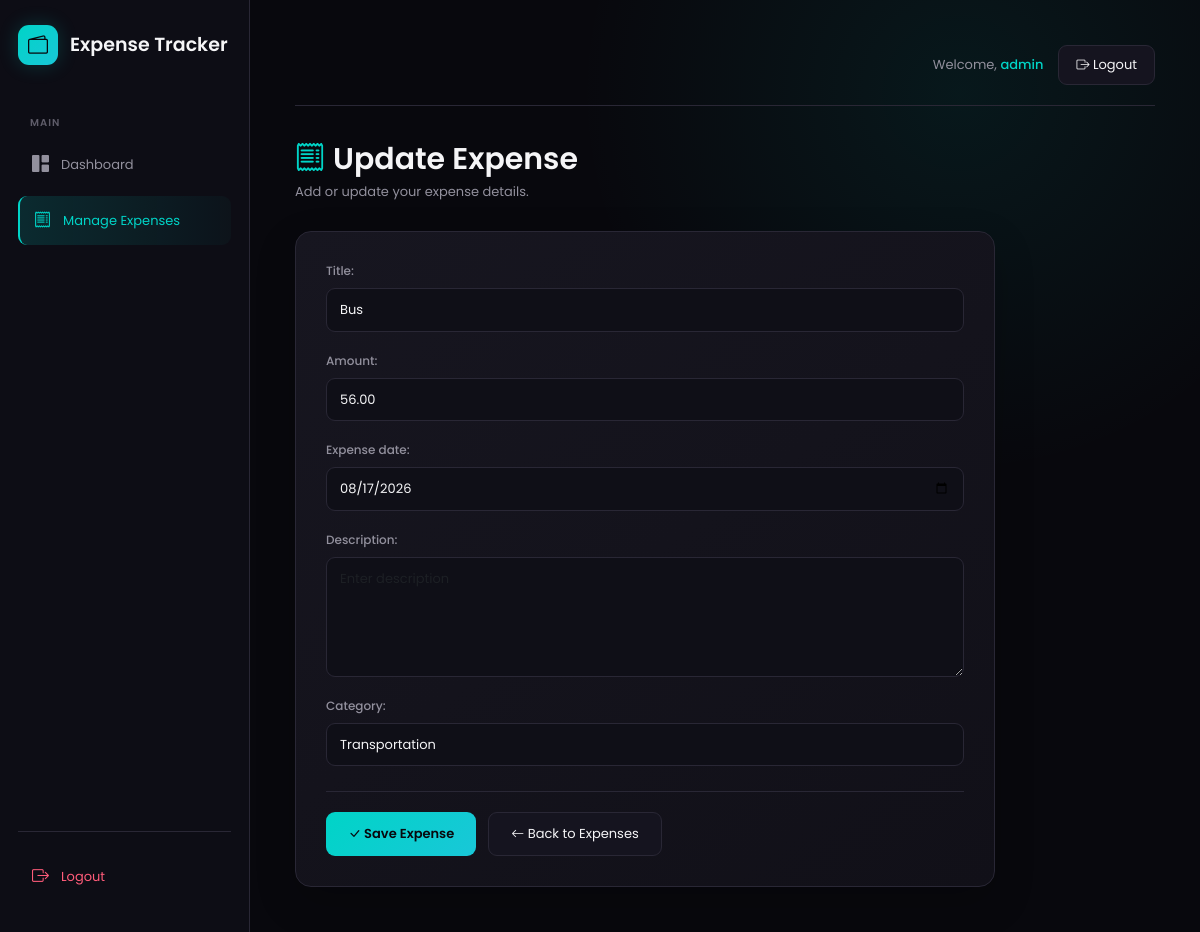
Page /expenses/edit/12/ (signed in) on the committed database.
### accounts/models.py (models this page shows, shortened)
class CustomUser(AbstractUser):
    email = models.EmailField(unique=True)

### expenses/models.py (models this page shows, shortened)
class Expense(models.Model):
    title = models.CharField(max_length=200)
    amount = models.DecimalField(max_digits=10, decimal_places=2)
    category = models.ForeignKey(Category, on_delete=models.CASCADE)
    user = models.ForeignKey(settings.AUTH_USER_MODEL, on_delete=models.CASCADE)
    expense_date = models.DateField()
    description = models.TextField(blank=True)
    created_at = models.DateTimeField(auto_now_add=True)
    updated_at = models.DateTimeField(auto_now=True)

### expenses/views.py (the view)
# urls.py: path('expenses/edit/<int:id>/', views.expense_update, name='expense_update'),
@login_required(login_url='login')
def expense_update(request, id):
    expense = get_object_or_404(Expense,id=id,user=request.user
)
    if request.method == 'POST':
        form = ExpenseForm(request.POST,instance=expense)
        if form.is_valid():
            form.save()
            return redirect('expense_list')
    else:
        form = ExpenseForm(instance=expense)
    return render(request,'expense/expense_form.html',{'form': form,'title': 'Update Expense'})

### expenses/models.py (called while the page is built)
    def __str__(self):
        return self.name

### templates/expense/expense_form.html (shortened to what this page needs)
<!DOCTYPE html>
<html lang="en">
<head>
    <link
        href="https://cdn.jsdelivr.net/npm/bootstrap@5.3.8/dist/css/bootstrap.min.css"
        rel="stylesheet">
    <link
        rel="stylesheet"
        href="https://cdn.jsdelivr.net/npm/bootstrap-icons@1.13.1/font/bootstrap-icons.min.css">
</head>
<body>
<div class="app">
    <aside class="sidebar">
        <a href="{% url 'dashboard' %}" class="logo">
            <div class="logo-icon">
                <i class="bi bi-wallet2"></i>
            </div>
            <span>
                Expense Tracker
            </span>
        </a>
        <div class="menu-title">
            MAIN
        </div>
        <a href="{% url 'dashboard' %}" class="side-link">
            <i class="bi bi-grid-1x2-fill"></i>
            <span>
                Dashboard
            </span>
        </a>
        <a href="{% url 'expense_list' %}" class="side-link active">
            <i class="bi bi-receipt"></i>
            <span>
                Manage Expenses
            </span>
        </a>
        <div class="sidebar-bottom">
            <a href="{% url 'logout' %}"
               class="side-link logout-link">
                <i class="bi bi-box-arrow-right"></i>
                <span>
                    Logout
                </span>
            </a>
        </div>
    </aside>
    <main class="main">
        <div class="topbar">
            <div class="welcome">
                Welcome,
                <span class="username">
                    {{ request.user.username }}
                </span>
            </div>
            <a href="{% url 'logout' %}"
               class="logout-btn">
                <i class="bi bi-box-arrow-right"></i>
                Logout
            </a>
        </div>
        <div class="page-header">
            <h1 class="page-title">
                <i class="bi bi-receipt"
                   style="color: var(--teal);">
                </i>
                {{ title }}
            </h1>
            <p class="page-subtitle">
                Add or update your expense details.
            </p>
        </div>
        <div class="form-card">
            <form method="POST">
                {{ form.as_p }}
                <div class="form-actions">
                    <button type="submit"
                            class="btn-save">
                        <i class="bi bi-check-lg"></i>
                        Save Expense
                    </button>
                    <a href="{% url 'dashboard' %}"
                       class="btn-back">
                        <i class="bi bi-arrow-left"></i>
                        Back to Expenses
                    </a>
                </div>
            </form>
        </div>
    </main>
</div>
</body>
</html>

### templates/expense/expense_form.html (style rules this page uses)
:root { --bg: #08080D; --sidebar: #0E0E16; --card: #15141F; --card-hover: #1C1B27; --border: #292735; --text: #F5F5F7; --muted: #92909D; --teal: #00D4C7; --cyan: #19C7D8; --danger: #FF5C7A; }
body { margin: 0; font-family: 'Poppins', sans-serif; background: radial-gradient( circle at 80% 10%, rgba(0, 212, 199, 0.08), transparent 30% ), var(--bg); color: var(--text); min-height: 100vh; }
.app { display: flex; min-height: 100vh; }
.sidebar { width: 250px; min-height: 100vh; position: fixed; left: 0; top: 0; bottom: 0; background: rgba(14, 14, 22, 0.96); border-right: 1px solid var(--border); padding: 25px 18px; display: flex; flex-direction: column; }
.logo { display: flex; align-items: center; gap: 12px; text-decoration: none; color: var(--text); font-size: 19px; font-weight: 600; margin-bottom: 40px; }
.logo-icon { width: 40px; height: 40px; display: flex; align-items: center; justify-content: center; border-radius: 11px; background: linear-gradient( 135deg, var(--teal), var(--cyan) ); color: #08080D; font-size: 20px; box-shadow: 0 0 20px rgba(0, 212, 199, 0.20); }
.menu-title { color: #5F5D6A; font-size: 10px; font-weight: 600; letter-spacing: 1px; margin: 10px 12px; }
.side-link { display: flex; align-items: center; gap: 12px; padding: 12px 14px; margin-bottom: 6px; border-radius: 9px; color: var(--muted); text-decoration: none; font-size: 13px; transition: 0.25s; }
.side-link i { font-size: 17px; }
.side-link.active { color: var(--teal); background: linear-gradient( 90deg, rgba(0, 212, 199, 0.15), rgba(0, 212, 199, 0.03) ); border-left: 2px solid var(--teal); }
.sidebar-bottom { margin-top: auto; padding-top: 20px; border-top: 1px solid var(--border); }
.logout-link { color: var(--danger); }
.main { width: calc(100% - 250px); margin-left: 250px; min-height: 100vh; padding: 45px; }
.topbar { display: flex; justify-content: flex-end; align-items: center; margin-bottom: 35px; padding-bottom: 20px; border-bottom: 1px solid var(--border); }
.welcome { color: var(--muted); font-size: 13px; margin-right: 15px; }
.username { color: var(--teal); font-weight: 500; }
.logout-btn { color: var(--text); background: var(--card); border: 1px solid var(--border); border-radius: 9px; padding: 9px 17px; text-decoration: none; font-size: 13px; transition: 0.25s; }
.page-header { margin-bottom: 30px; }
.page-title { font-size: 30px; font-weight: 600; margin-bottom: 5px; }
.page-subtitle { color: var(--muted); font-size: 13px; margin: 0; }
.form-card { max-width: 700px; background: linear-gradient( 145deg, #171620, #111018 ); border: 1px solid var(--border); border-radius: 16px; padding: 30px; box-shadow: 0 15px 40px rgba(0, 0, 0, 0.20); }
.form-card p { margin-bottom: 20px; }
.form-card label { display: block; color: var(--muted); font-size: 12px; font-weight: 500; margin-bottom: 8px; }
.form-card input, .form-card textarea, .form-card select { width: 100%; background: #0F0F17; color: var(--text); border: 1px solid var(--border); border-radius: 9px; padding: 11px 13px; font-family: 'Poppins', sans-serif; font-size: 13px; outline: none; transition: 0.25s; }
.form-card textarea { min-height: 120px; resize: vertical; }
.form-card select option { background: #111018; color: var(--text); }
.form-actions { display: flex; gap: 12px; flex-wrap: wrap; margin-top: 25px; padding-top: 20px; border-top: 1px solid var(--border); }
.btn-save { background: linear-gradient( 135deg, var(--teal), var(--cyan) ); color: #08080D; border: none; border-radius: 9px; padding: 11px 22px; font-size: 13px; font-weight: 600; text-decoration: none; transition: 0.25s; }
.btn-back { background: var(--card); color: var(--text); border: 1px solid var(--border); border-radius: 9px; padding: 11px 22px; font-size: 13px; text-decoration: none; transition: 0.25s; }

### rows in the picture
CustomUser: user.username "admin"
Expense: title "Bus", amount "56.00", expense_date "08/17/2026", category "Transportation"

### other values in the picture
{{ title }} "Update Expense"
